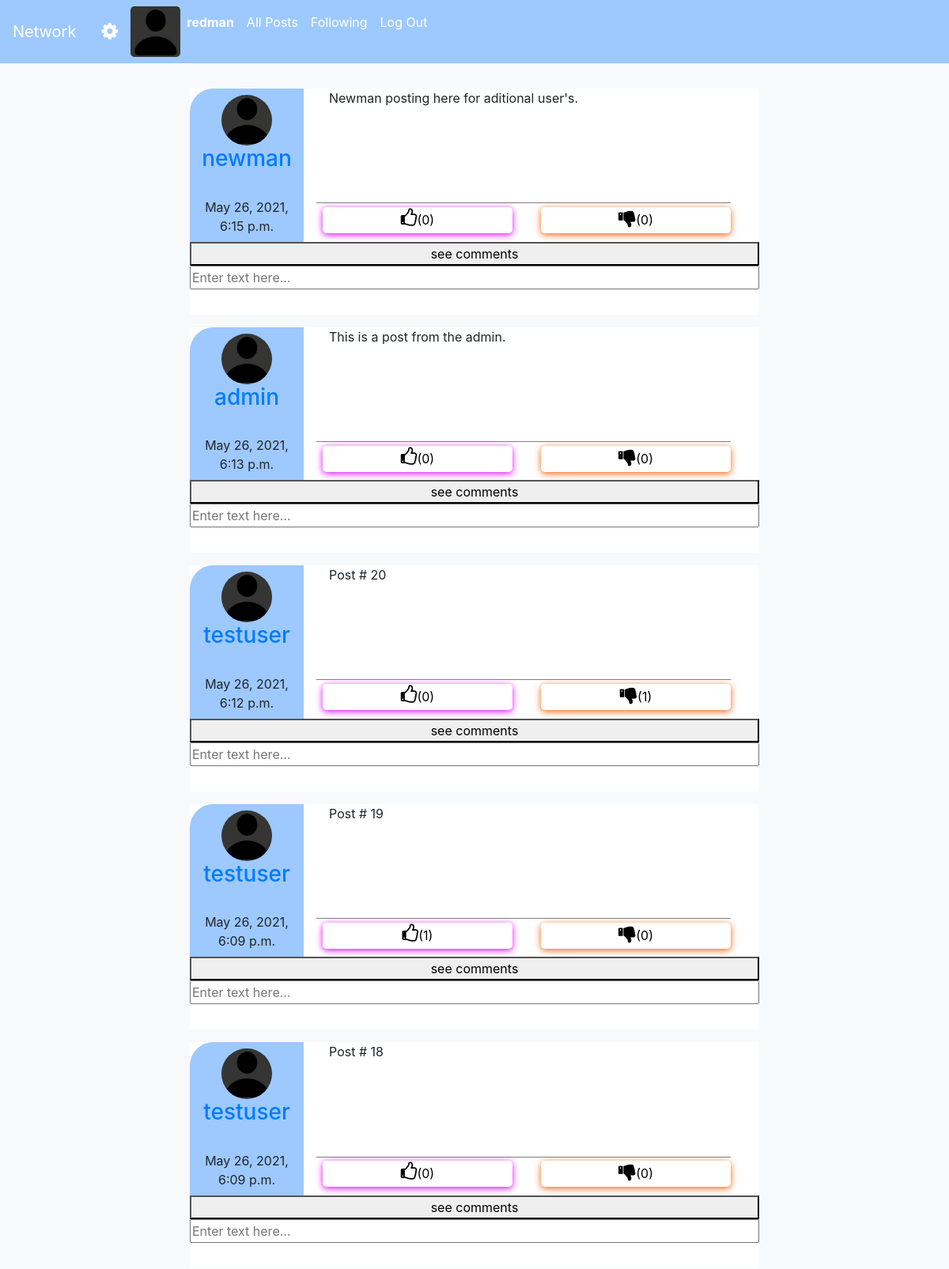
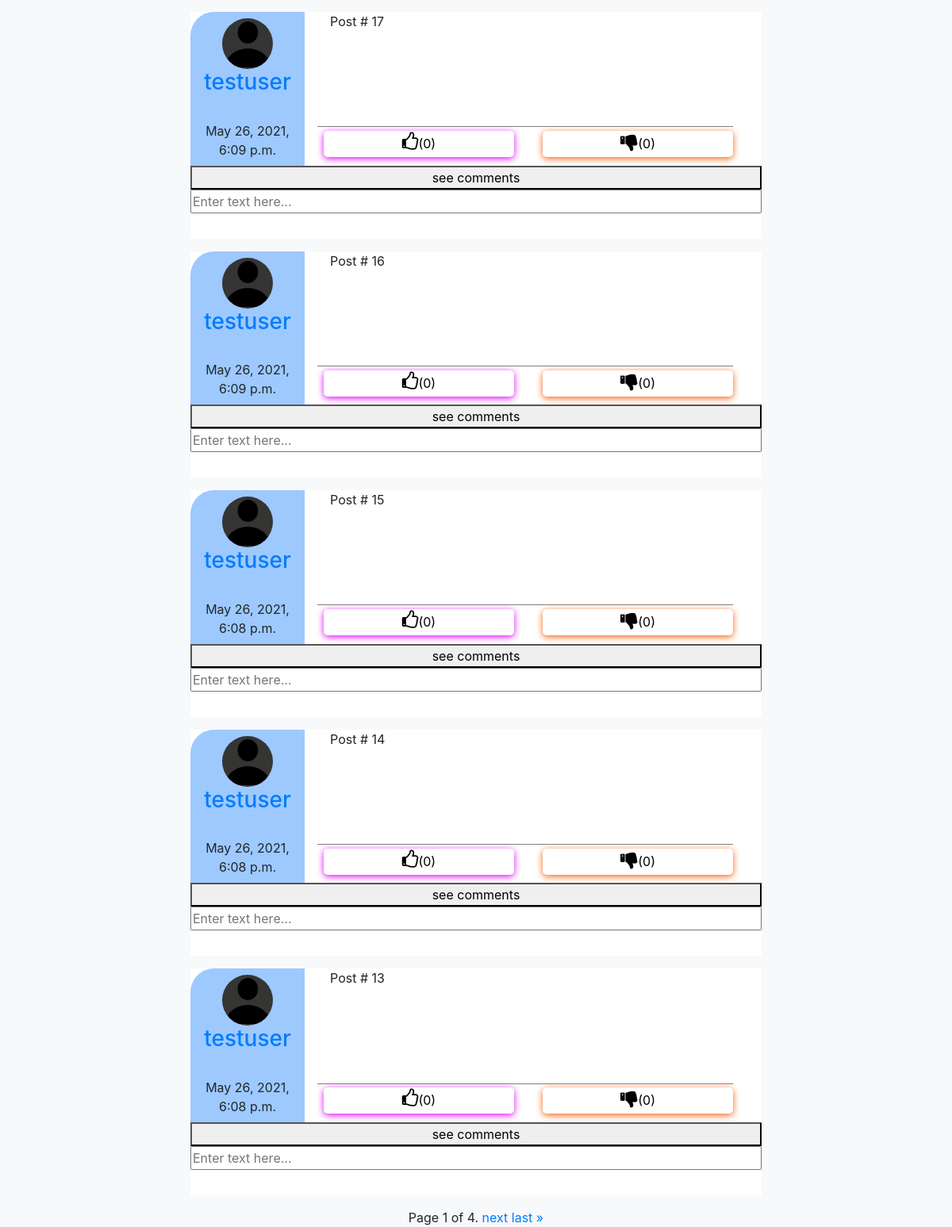
/following/1 (signed in), run on the app's committed database (2 pictures, top to bottom).
### network/models.py (models this page shows, shortened)
class User(AbstractUser):
    image = models.CharField(max_length=300, default="images/userpic.png")
    following = models.ManyToManyField('self', blank=True, related_name="followed_by")
    followed_by = models.ManyToManyField('self', blank=True, related_name="following")
    dob = models.DateTimeField(auto_now_add=False)
    pass

class Post(models.Model):
    time = models.DateTimeField(auto_now_add=True)
    text = models.CharField(max_length=1800)
    user = models.ForeignKey(User, on_delete=models.CASCADE, related_name="posts")
    liked_by = models.ManyToManyField(User, blank=True, related_name="liked")
    unliked_by = models.ManyToManyField(User, blank=True, related_name="unliked")

### network/views.py (the view)
# urls.py: path("following/<int:page_number>", views.following, name="following"),
@login_required
def following(request, page_number):
        try:
            user = User.objects.get(pk=request.user.id)
            following = user.following.all()
            followingpost = []
            allpost = Post.objects.all().order_by("-time")
            for i in range(len(allpost)):
                if allpost[i].user in following:
                    followingpost.append(allpost[i])
            paginator = Paginator(followingpost, 10)
            page_obj = paginator.get_page(page_number)
            return render(request, "network/following.html", {
            "Post":page_obj
            })
        except:
            return render(request, "network/following.html", {
            "Post":""
            })

### network/templates/network/following.html (shortened to what this page needs)
{% extends "network/layout.html" %}
{% block body %}
{% if user.is_authenticated %}
{% for post in Post %}
  <div id="post" class="post row">
    <div class="postuserinfo column">
      <a href="{% url 'viewuser' post.user.id 1 %}">
        <img class="userpicpost" src="http://127.0.0.1:8000/static/images/userpic.png" alt="User profile picture">
        <br>
        <h3 class="postheader" id="postheader">{{post.user}}</h3></a>
        <br> {{post.time}}
    </div>
    <div class="column postinfo">
      <span><button  style="display: contents;" type="button" name="button"><i style="font-size:24px;float: right;color:white" class="fa flipfa">&#9998;</i></button></span>
      <div id="text/{{post.id}}" class="posttext row text/{{post.id}}">
        {{post.text}}
      </div>
      <div class="likesec row">
        <button id="like/{{post.id}}" type="button" class="likebtn"><i style="font-size:24px" class="fa">&#xf087;</i>({{post.liked_by.all.count}})</button>
        <button id="unlike/{{post.id}}" type="button" name="dislike_button" class="dislikebtn"><i style="font-size:24px" class="fa">&#xf165;</i>({{post.unliked_by.all.count}})</button>
      </div>
    </div>
      <div class="comments" id="comment_sec/{{post.id}}">
        <button type="button" id="comment_btn/{{post.id}}" class="comment_button see_comments">see comments</button>
      </div>
    <textarea id="new_comment/{{post.id}}" rows="1" cols="50" name="comment_text" form="usrform" placeholder="Enter text here..."></textarea>
  </div>
{% empty %}
<div class="empty">
No post from users.
</div>
{% endfor %}
<div class="pagination">
    <span class="step-links">
        <span class="current">
            Page {{ Post.number }} of {{ Post.paginator.num_pages }}.
        </span>
        {% if Post.has_next %}
            <a href="{% url 'following' Post.next_page_number %}" id="page_button/{{ Post.next_page_number }}" name="page_button">next</a>
            <a href="{% url 'following' Post.paginator.num_pages %}" id="page_button/{{ Post.next_page_number }}" name="page_button">last &raquo;</a>
        {% endif %}
    </span>
</div>
{% endif %}
{% endblock %}

### network/templates/network/layout.html (shortened to what this page needs)
{% load static %}
<!DOCTYPE html>
<html lang="en">
    <head>
        <link rel="stylesheet" href="https://stackpath.bootstrapcdn.com/bootstrap/4.4.1/css/bootstrap.min.css">
        <link rel="stylesheet" href="https://cdnjs.cloudflare.com/ajax/libs/font-awesome/4.7.0/css/font-awesome.min.css">
        <link href="{% static 'network/styles.css' %}" rel="stylesheet">
    </head>
    <body>
        <nav class="navbar navbar-expand-lg">
            <a class="navbar-brand" href="{% url 'index' %}">Network</a>
            {% if user.is_authenticated %}
            <a class="nav-link" href="{% url 'profile' %}"><i style="font-size:24px" class="fa">&#xf013;</i></a>
            {% endif %}
            <div>
              <ul class="navbar-nav mr-auto">
                {% if user.is_authenticated %}
                      <img class="userpic" src="http://127.0.0.1:8000/static/images/userpic.png" alt="User profile picture">
                      <li class="nav-item">
                      <a class="nav-link" href="{% url 'viewuser' user.id 1 %}"><strong>{{ user.username }}</strong></a>
                      <li>
                {% endif %}
                {% if user.is_authenticated %}
                    <li class="nav-item">
                      <a class="nav-link" href="{% url 'public' 1 %}">All Posts</a>
                    </li>
                    <li class="nav-item">
                        <a class="nav-link" href="{% url 'following' 1 %}">Following</a>
                    </li>
                    <li class="nav-item">
                        <a class="nav-link" href="{% url 'logout' %}">Log Out</a>
                    </li>
                {% endif %}
              </ul>
            </div>
          </nav>
        <div class="body bg-light">
            {% block body %}
            {% endblock %}
        </div>
    </body>
</html>

### network/static/network/styles.css (style rules this page uses)
textarea { resize: none; overflow-y: scroll; width: 100%; }
.comments { width: 100%; }
.comment_button { width: 100%; }
.navbar { background-color: #9dc9fe; position: fixed; width: 100%; z-index: 1; }
.navbar-brand { color: #fff; }
.userpic { height: 4pc; border-radius: 5px; }
.userpicpost { border-radius: 100px; height: 4pc; }
.post { justify-content: center; text-align: center; padding-bottom: 2pc; margin-bottom: 1pc; background-color: #fff; width: 60vw; margin-top: 1pc; }
.postinfo { background: #fff; padding-left: 1pc; padding-right: 1pc; width: 80%; }
.posttext { background: #fff; padding-left: 1pc; height: 75%; width: auto; border-bottom: 1px solid gray; margin-bottom: .3pc; }
.postuserinfo { background: #9dc9ff; padding: .5pc; width: 20%; float: left; border-top-left-radius: 30px; }
.likesec { place-content: center; }
.likebtn { width: 20vw; border-style: none; padding-bottom: 5px; background: #fff; box-shadow: 0 2px 9px #dd05f8; margin-right: 3vw; margin-left: -1vw; border-radius: 5px; }
.dislikebtn { width: 20vw; border-style: none; padding-bottom: 5px; background: #fff; box-shadow: 0 2px 9px #f3620d; border-radius: 5px; }
body { text-align: -webkit-center; }
.flipfa { transform: scaleX(-1); }
.bg-light { padding-top: 8%; }
.pagination { justify-content: center; place-content: center; }
.nav-link { color: #fff; }

### data on the page
User: username "redman"
Post: user "newman", time "May 26, 2021, 6:15 p.m.", text "Newman posting here for aditional user's.", liked_by.all.count "0", unliked_by.all.count "0", comment_text "Enter text here..."
Post: user "admin", time "May 26, 2021, 6:13 p.m.", text "This is a post from the admin.", liked_by.all.count "0", unliked_by.all.count "0", comment_text "Enter text here..."
Post: user "testuser", time "May 26, 2021, 6:12 p.m.", text "Post # 20", liked_by.all.count "0", unliked_by.all.count "1", comment_text "Enter text here..."
Post: user "testuser", time "May 26, 2021, 6:09 p.m.", text "Post # 19", liked_by.all.count "1", unliked_by.all.count "0", comment_text "Enter text here..."
Post: user "testuser", time "May 26, 2021, 6:09 p.m.", text "Post # 18", liked_by.all.count "0", unliked_by.all.count "0", comment_text "Enter text here..."
Post: user "testuser", time "May 26, 2021, 6:09 p.m.", text "Post # 17", liked_by.all.count "0", unliked_by.all.count "0", comment_text "Enter text here..."
Post: user "testuser", time "May 26, 2021, 6:09 p.m.", text "Post # 16", liked_by.all.count "0", unliked_by.all.count "0", comment_text "Enter text here..."
Post: user "testuser", time "May 26, 2021, 6:08 p.m.", text "Post # 15", liked_by.all.count "0", unliked_by.all.count "0", comment_text "Enter text here..."
Post: user "testuser", time "May 26, 2021, 6:08 p.m.", text "Post # 14", liked_by.all.count "0", unliked_by.all.count "0", comment_text "Enter text here..."
Post: user "testuser", time "May 26, 2021, 6:08 p.m.", text "Post # 13", liked_by.all.count "0", unliked_by.all.count "0", comment_text "Enter text here..."

### other printed values
{{ Post.number }} "1"
{{ Post.paginator.num_pages }} "4"
